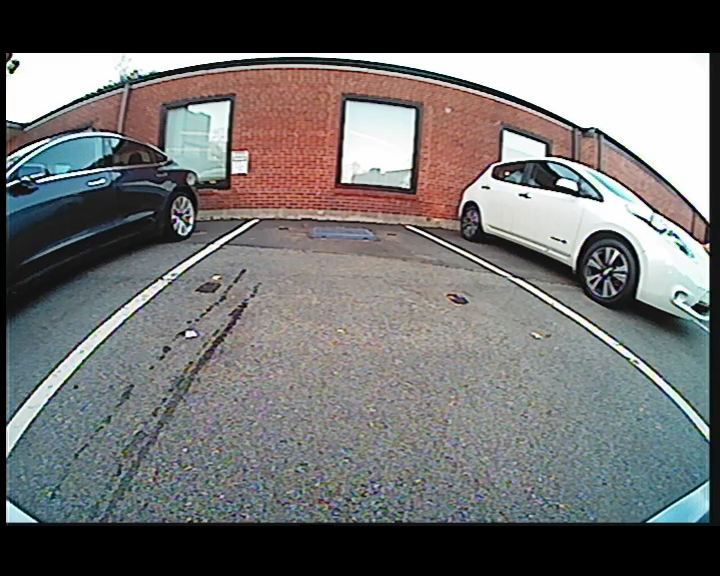
#> input picture frame 24 of projects/wiic/video/Video Quality Comparison/original_settings1.mp4, 720 x 576 px
$ python lucas_kanade_script.py
#> lines starting #> are read from the running program, lines starting #| are printed output that depends on the picture
# The original code taken from https://docs.opencv.org/3.4/d7/d8b/tutorial_py_lucas_kanade.html

import numpy as np
import cv2 as cv
cap = cv.VideoCapture("/Users/arman/Downloads/Video Quality Comparison/original_settings1.mp4")
# params for ShiTomasi corner detection
feature_params = dict( maxCorners = 100,
                       qualityLevel = 0.001,
                       minDistance = 10,
                       blockSize = 25 )
# Parameters for lucas kanade optical flow
lk_params = dict( winSize  = (13,13),
                  maxLevel = 3,
                  criteria = (cv.TERM_CRITERIA_EPS | cv.TERM_CRITERIA_COUNT, 10, 0.03))
# Create some random colors
color = np.random.randint(0,255,(100,3))
# Take first frame and find corners in it
ret, old_frame = cap.read()
#> old_frame is the input picture: shape (576, 720, 3); mean B, G, R 109.4, 110, 110.3
old_gray = cv.cvtColor(old_frame, cv.COLOR_BGR2GRAY)
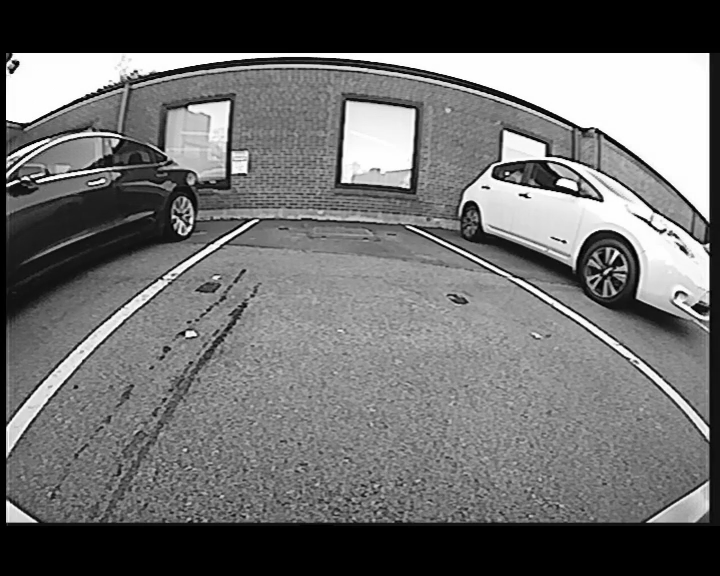
#> old_gray: shape (576, 720); min 0, max 255, mean 110
p0 = cv.goodFeaturesToTrack(old_gray, mask = None, **feature_params)
#> p0 = 100 rows, first 8: [17, 64], [185, 223], [616, 262], [17, 115], [603, 265], [614, 282], [604, 285], [242, 162]
# Create a mask image for drawing purposes
mask = np.zeros_like(old_frame)
while(1):
    ret,frame = cap.read()
    frame_gray = cv.cvtColor(frame, cv.COLOR_BGR2GRAY)
    # calculate optical flow
    p1, st, err = cv.calcOpticalFlowPyrLK(old_gray, frame_gray, p0, None, **lk_params)
#> p1 = 100 rows, first 8: [17.01, 63.99], [185, 223], [616, 262], [17, 115], [603, 265], [614, 282], [604, 285], [242, 162]; st = 100 values, max 1 at index 0, min 0 at index 8, mean 0.99; err = 100 values, max 3.55 at index 97, min 0 at index 8, mean 0.889
    # Select good points
    good_new = p1[st==1]
#> good_new = 99 pairs, first value 2 to 698, second value 63.99 to 511.1
    good_old = p0[st==1]
#> good_old = 99 pairs, first value 2 to 698, second value 64 to 511
    # draw the tracks
    for i,(new,old) in enumerate(zip(good_new,good_old)):
        a,b = new.ravel()
        c,d = old.ravel()
        mask = cv.line(mask, (a,b),(c,d), color[i].tolist(), 2)
        frame = cv.circle(frame,(a,b),5,color[i].tolist(),-1)
#> this loop made 99 passes
#> (a, b, c, d) on passes 1 to 12: (17.01, 63.99, 17, 64), (185, 223, 185, 223), (616, 262, 616, 262), (17, 115, 17, 115), (603, 265, 603, 265), (614, 282, 614, 282), (604, 285, 604, 285), (242, 162, 242, 162), (16.8, 510.9, 17, 511), (17, 174, 17, 174), (497, 170, 497, 170), (184, 208, 184, 208)
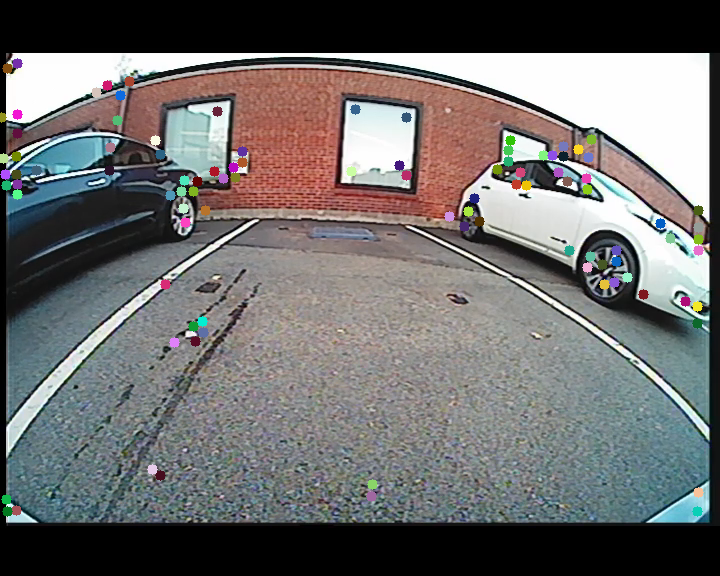
#> frame: shape (576, 720, 3); mean B, G, R 109.5, 109.9, 110.6
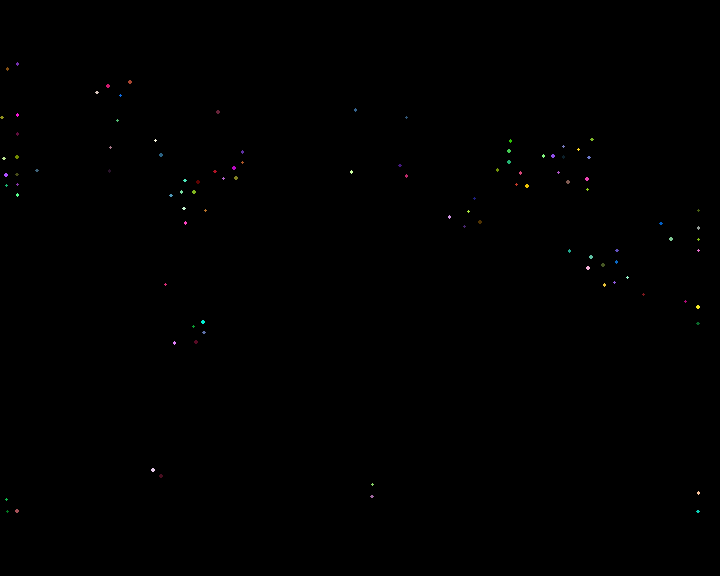
#> mask: shape (576, 720, 3); mean of channels 0, 1, 2 0.2, 0.2, 0.2; drawn as B, G, R
    img = cv.add(frame,mask)
    cv.imshow('frame',img)
    k = cv.waitKey(30) & 0xff
#> (key Esc is pressed here)
    if k == 27:
        break
    # Now update the previous frame and previous points
    old_gray = frame_gray.copy()
    p0 = good_new.reshape(-1,1,2)
cv.destroyAllWindows()
cap.release()

$ run again, starting later in the video
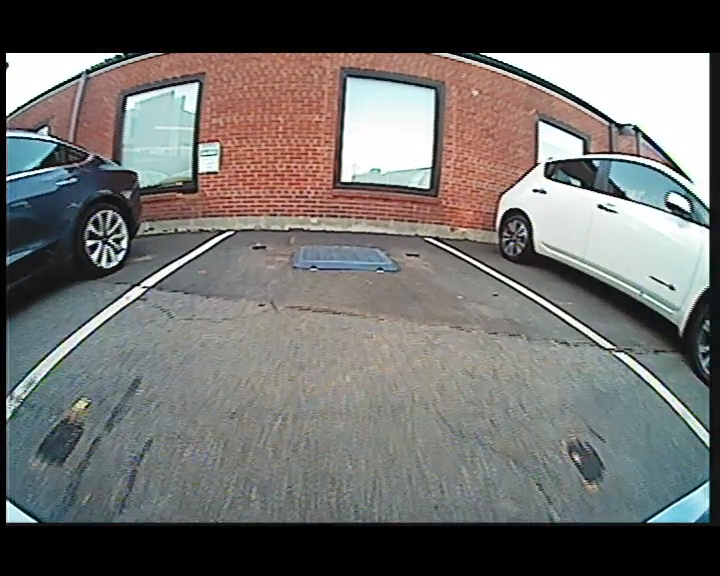
#> input picture frame 108 of projects/wiic/video/Video Quality Comparison/original_settings1.mp4, 720 x 576 px
#> old_frame is the input picture: shape (576, 720, 3); mean B, G, R 106.8, 109.2, 110.5
#> p0 = 100 rows, first 8: [106, 244], [112, 254], [17, 64], [98, 234], [203, 162], [1, 124], [104, 222], [545, 169]
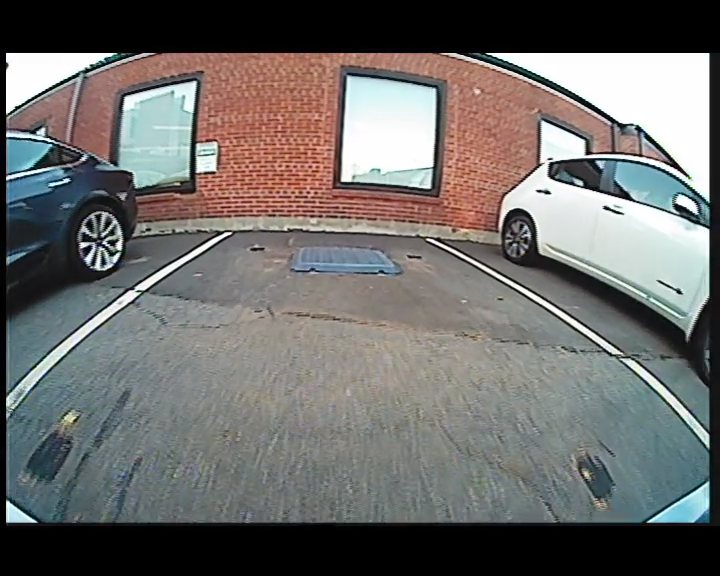
#> input picture frame 109 of projects/wiic/video/Video Quality Comparison/original_settings1.mp4, 720 x 576 px
#> frame is the input picture: shape (576, 720, 3); mean B, G, R 106.4, 108.4, 109.9
#> p1 = 100 rows, first 8: [100.2, 246], [106.4, 256.1], [16.94, 63.95], [91.96, 236], [200.7, 161.9], [0.975, 123.8], [98, 224.1], [548.9, 168.9]; st = 100 values, max 1 at index 0, min 0 at index 9, mean 0.99; err = 100 values, max 64.6 at index 27, min 4.56e-41 at index 9, mean 8.64
#> good_new = 99 pairs, first value 0.975 to 704.8, second value 63.65 to 511
#> good_old = 99 pairs, first value 1 to 698, second value 64 to 511
#> the loop `for i,(new,old) in enumerate(zip(good_new,good_old)):` made 99 passes
#> (a, b, c, d) on passes 1 to 8: (100.2, 246, 106, 244), (106.4, 256.1, 112, 254), (16.94, 63.95, 17, 64), (91.96, 236, 98, 234), (200.7, 161.9, 203, 162), (0.975, 123.8, 1, 124), (98, 224.1, 104, 222), (548.9, 168.9, 545, 169)
#> after the loop `for i,(new,old) in enumerate(zip(good_new,good_old)):`:
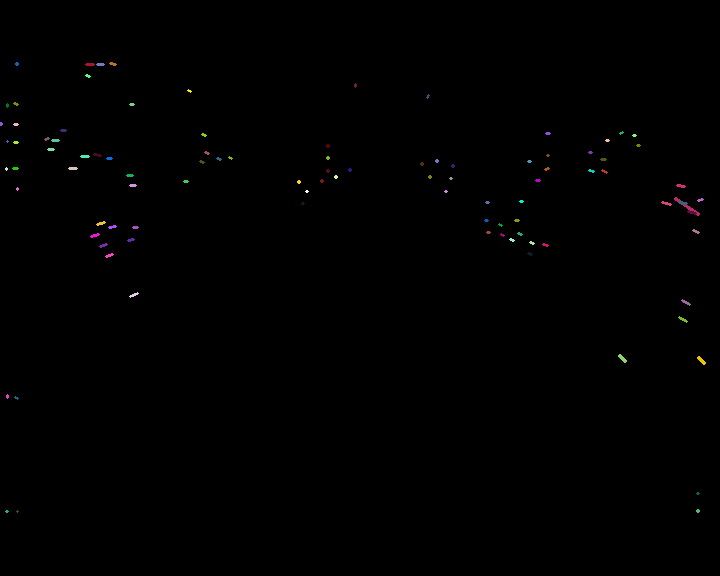
#> mask: shape (576, 720, 3); mean of channels 0, 1, 2 0.4, 0.5, 0.5; drawn as B, G, R

$ run again, starting later in the video
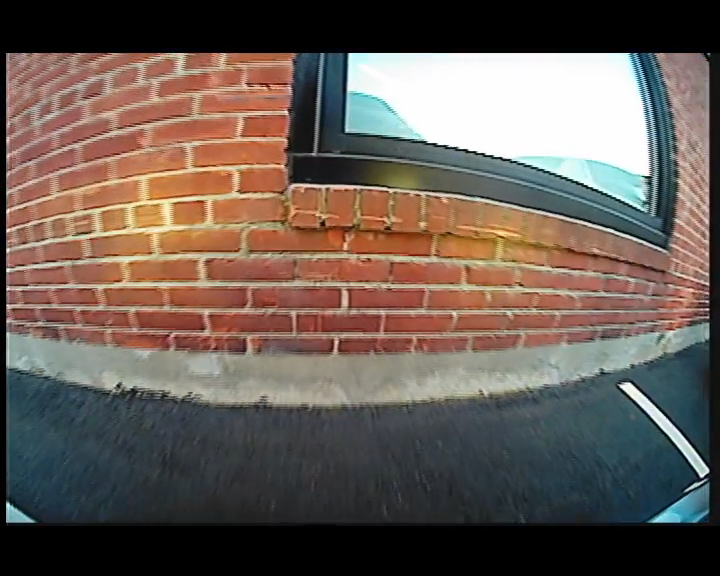
#> input picture frame 192 of projects/wiic/video/Video Quality Comparison/original_settings1.mp4, 720 x 576 px
#> old_frame is the input picture: shape (576, 720, 3); mean B, G, R 84.3, 92, 104.7
#> p0 = 100 rows, first 8: [698, 474], [353, 64], [17, 260], [17, 280], [17, 511], [17, 297], [17, 314], [646, 186]
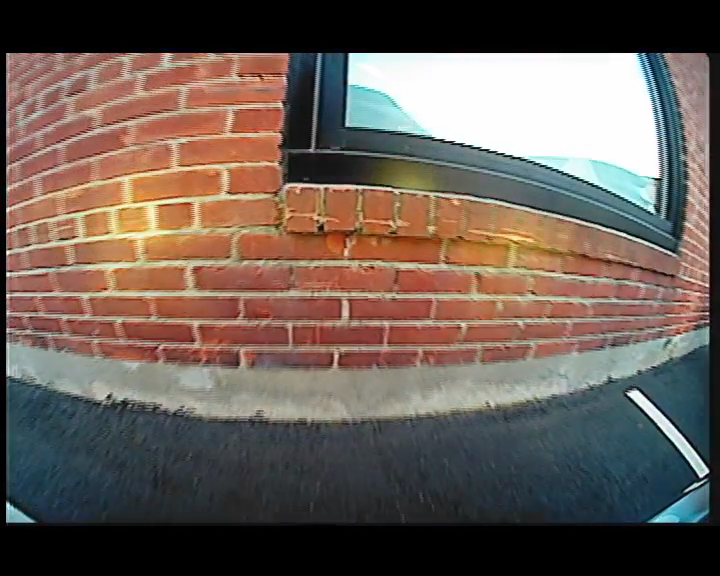
#> input picture frame 193 of projects/wiic/video/Video Quality Comparison/original_settings1.mp4, 720 x 576 px
#> frame is the input picture: shape (576, 720, 3); mean B, G, R 85.4, 93.5, 106.8
#> p1 = 100 rows, first 8: [697.3, 474.2], [353.5, 63.19], [21.78, 263.9], [16.14, 286.1], [17.03, 511.1], [18.37, 303.6], [13.76, 322.3], [655.3, 188]; st = 100 values from 1 to 1; err = 100 values, max 78.52 at index 81, min 0.573 at index 55, mean 10.24
#> good_new = 100 pairs, first value 1 to 717.2, second value 25.44 to 511.3
#> good_old = 100 pairs, first value 1 to 718, second value 64 to 511
#> the loop `for i,(new,old) in enumerate(zip(good_new,good_old)):` made 100 passes
#> (a, b, c, d) on passes 1 to 8: (697.3, 474.2, 698, 474), (353.5, 63.19, 353, 64), (21.78, 263.9, 17, 260), (16.14, 286.1, 17, 280), (17.03, 511.1, 17, 511), (18.37, 303.6, 17, 297), (13.76, 322.3, 17, 314), (655.3, 188, 646, 186)
#> after the loop `for i,(new,old) in enumerate(zip(good_new,good_old)):`:
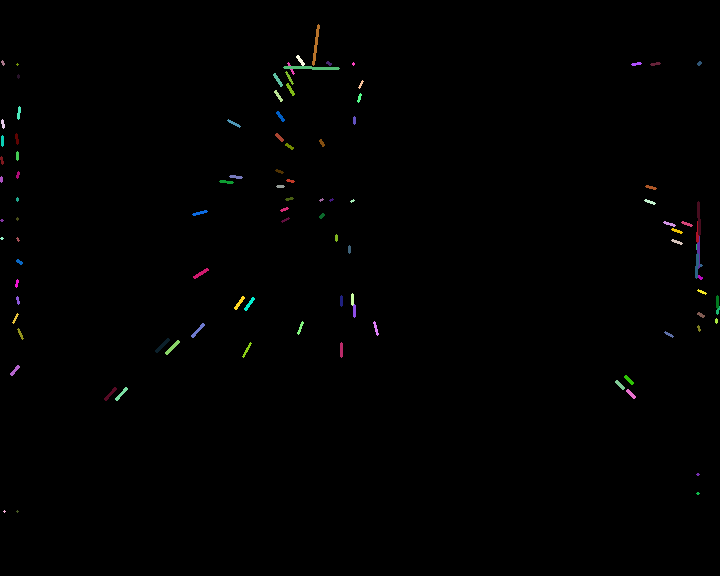
#> mask: shape (576, 720, 3); mean of channels 0, 1, 2 0.9, 1, 1; drawn as B, G, R
